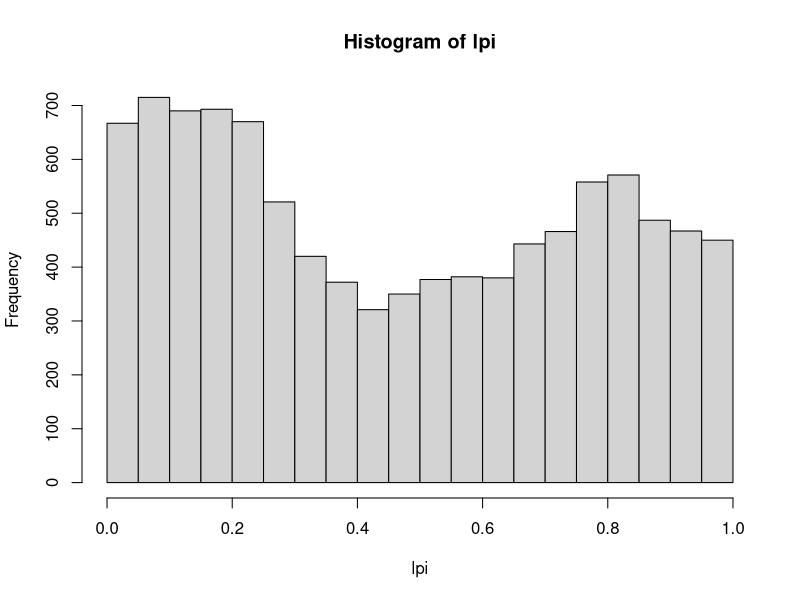
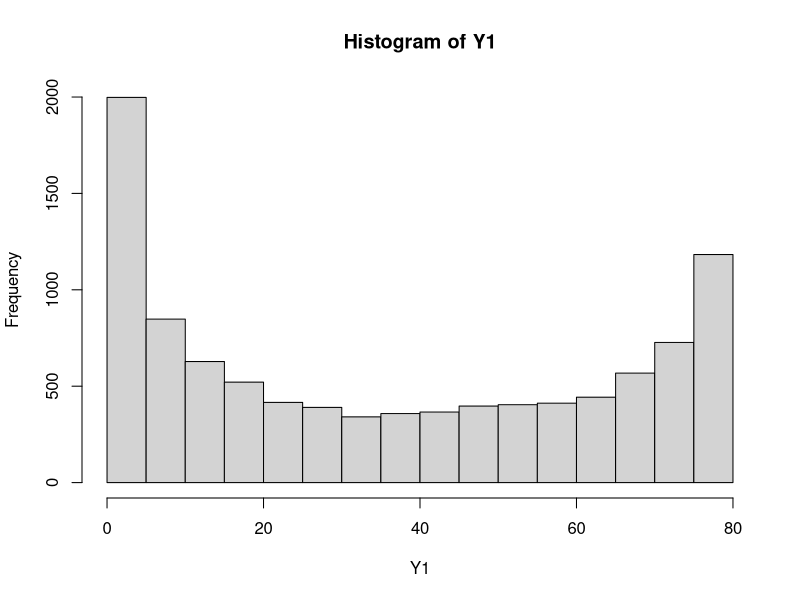
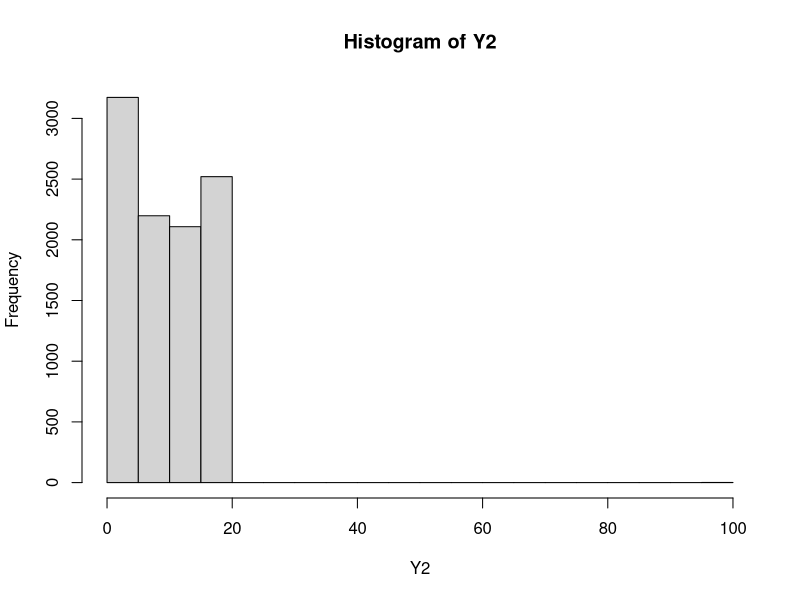
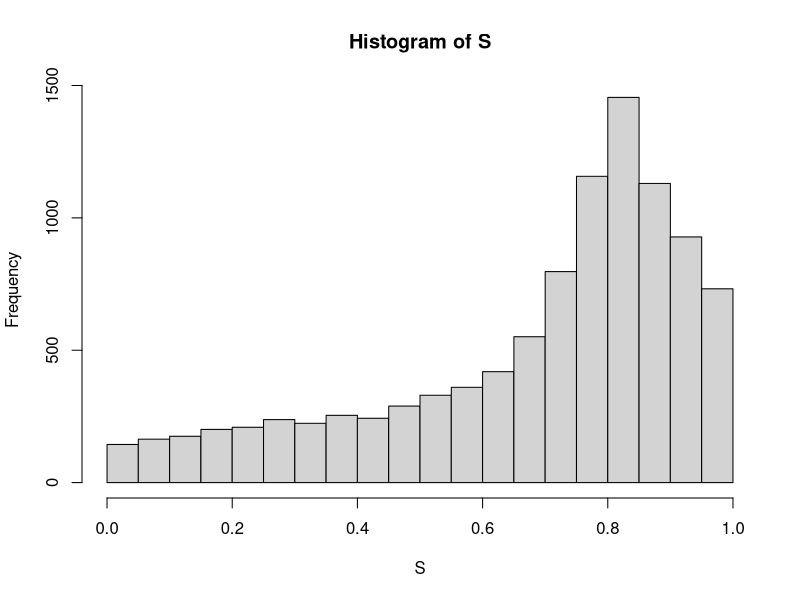
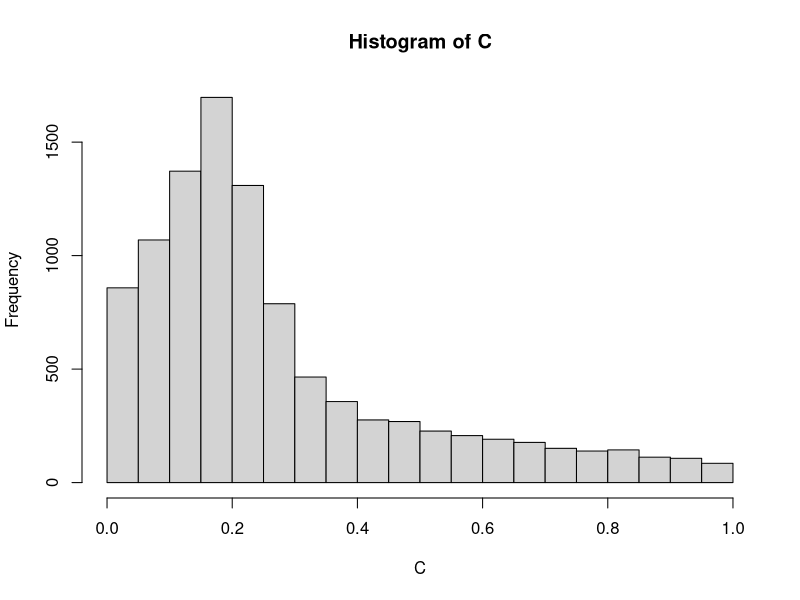

Generate these figures, in order, with R:
## ---- chunk 1
# Priors
alpha_pi = 1
beta_pi = 1
alpha_S = 1
beta_S = 1
alpha_C = 1
beta_C = 1

## ---- chunk 2
fGibbsSampling <- function(numSamples,a, b){
  
  Y1[1] <- as.integer(runif(1, 1, a))
  
  Y2[1] <- as.integer(runif(1, a, b+a))
  
  lpi[1] <- runif(1, 0, 1)
  
  S[1] <- runif(1, 0, 1)
  
  C[1] <- runif(1, 0, 1)
  
  # cat("\nBefore Loop: ")
  # cat("\nY1:",Y1, " Y2: ", Y1, " lp: ", lpi, " S: ", S, " C: ", C)
  for(t in 2:numSamples){
    
    Y1[t] <- rbinom(n = 1, size = a, prob =  lpi[t-1] * S[t-1] / (lpi[t-1] * S[t-1] + (1 - lpi[t-1]) * (1 - C[t-1]) ))
    
    Y2[t] <- rbinom(n=1, size = b, prob = lpi[t-1] * (1 - S[t-1]) / (lpi[t-1] * (1 - S[t-1]) + (1 - lpi[t-1]) * C[t-1]))
    
    lpi[t] <- rbeta(1, Y1[t] + Y2[t] + alpha_pi, a + b - Y1[t] - Y2[t] + beta_pi)
    
    S[t] <- rbeta(1, Y1[t] + alpha_S, Y2[t] + beta_S)
    
    C[t] <- rbeta(1, b - Y2[t] + alpha_C, a - Y1[t] + beta_C)
    # cat("\n\nAfter t=", t)
    # cat("\nY1:",Y1, " Y2: ", Y1, " lp: ", lpi, " S: ", S, " C: ", C)
    
  }
  
  hist(lpi)
  hist(Y1)
  hist(Y2)
  hist(S)
  hist(C)
  
}
  
  
## ---- chunk 3
set.seed(41)
Y1 <- vector()
Y2 <- vector()
lpi <- vector()
S <- vector()
C <- vector()

s_lpi <- fGibbsSampling(10000, 80, 20)

